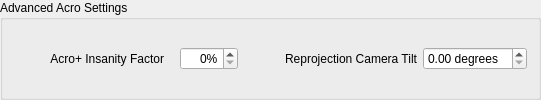
            <widget class="QGroupBox" name="gbAcroPlus">
             <property name="title">
              <string>Advanced Acro Settings</string>
             </property>
             <layout class="QGridLayout" name="gridLayout_31">
              <item row="0" column="1">
               <spacer name="horizontalSpacer_21">
                <property name="orientation">
                 <enum>Qt::Horizontal</enum>
                </property>
                <property name="sizeType">
                 <enum>QSizePolicy::Fixed</enum>
                </property>
                <property name="sizeHint" stdset="0">
                 <size>
                  <width>10</width>
                  <height>20</height>
                 </size>
                </property>
               </spacer>
              </item>
              <item row="0" column="2">
               <widget class="QDoubleSpinBox" name="sbInsanityFactor">
                <property name="sizePolicy">
                 <sizepolicy hsizetype="Fixed" vsizetype="Fixed">
                  <horstretch>0</horstretch>
                  <verstretch>0</verstretch>
                 </sizepolicy>
                </property>
                <property name="maximumSize">
                 <size>
                  <width>217</width>
                  <height>16777215</height>
                 </size>
                </property>
                <property name="toolTip">
                 <string>&lt;html&gt;&lt;head/&gt;&lt;body&gt;&lt;p&gt;In the Acro+ flight mode, this selects how much effort to apply to actuators at full stick deflection (and how much gyro suppression should occur).&lt;/p&gt;&lt;/body&gt;&lt;/html&gt;</string>
                </property>
                <property name="alignment">
                 <set>Qt::AlignRight|Qt::AlignTrailing|Qt::AlignVCenter</set>
                </property>
                <property name="suffix">
                 <string>%</string>
                </property>
                <property name="decimals">
                 <number>0</number>
                </property>
                <property name="objrelation" stdset="0">
                 <stringlist>
                  <string>objname:StabilizationSettings</string>
                  <string>fieldname:AcroInsanityFactor</string>
                  <string>haslimits:yes</string>
                  <string>scale:1</string>
                  <string>buttongroup:10</string>
                 </stringlist>
                </property>
               </widget>
              </item>
              <item row="0" column="0">
               <widget class="QLabel" name="lblInsanityFactor">
                <property name="minimumSize">
                 <size>
                  <width>150</width>
                  <height>16</height>
                 </size>
                </property>
                <property name="text">
                 <string>Acro+ Insanity Factor</string>
                </property>
                <property name="alignment">
                 <set>Qt::AlignRight|Qt::AlignTrailing|Qt::AlignVCenter</set>
                </property>
               </widget>
              </item>
              <item row="0" column="3">
               <spacer name="horizontalSpacer_35">
                <property name="orientation">
                 <enum>Qt::Horizontal</enum>
                </property>
                <property name="sizeHint" stdset="0">
                 <size>
                  <width>40</width>
                  <height>20</height>
                 </size>
                </property>
               </spacer>
              </item>
              <item row="0" column="4">
               <widget class="QLabel" name="lblCamTilt">
                <property name="text">
                 <string>Reprojection Camera Tilt</string>
                </property>
                <property name="alignment">
                 <set>Qt::AlignRight|Qt::AlignTrailing|Qt::AlignVCenter</set>
                </property>
               </widget>
              </item>
              <item row="0" column="5">
               <widget class="QDoubleSpinBox" name="sbCamTilt">
                <property name="suffix">
                 <string> degrees</string>
                </property>
                <property name="objrelation" stdset="0">
                 <stringlist>
                  <string>objname:StabilizationSettings</string>
                  <string>fieldname:CameraTilt</string>
                  <string>haslimits:yes</string>
                  <string>buttongroup:20</string>
                 </stringlist>
                </property>
               </widget>
              </item>
             </layout>
            </widget>
